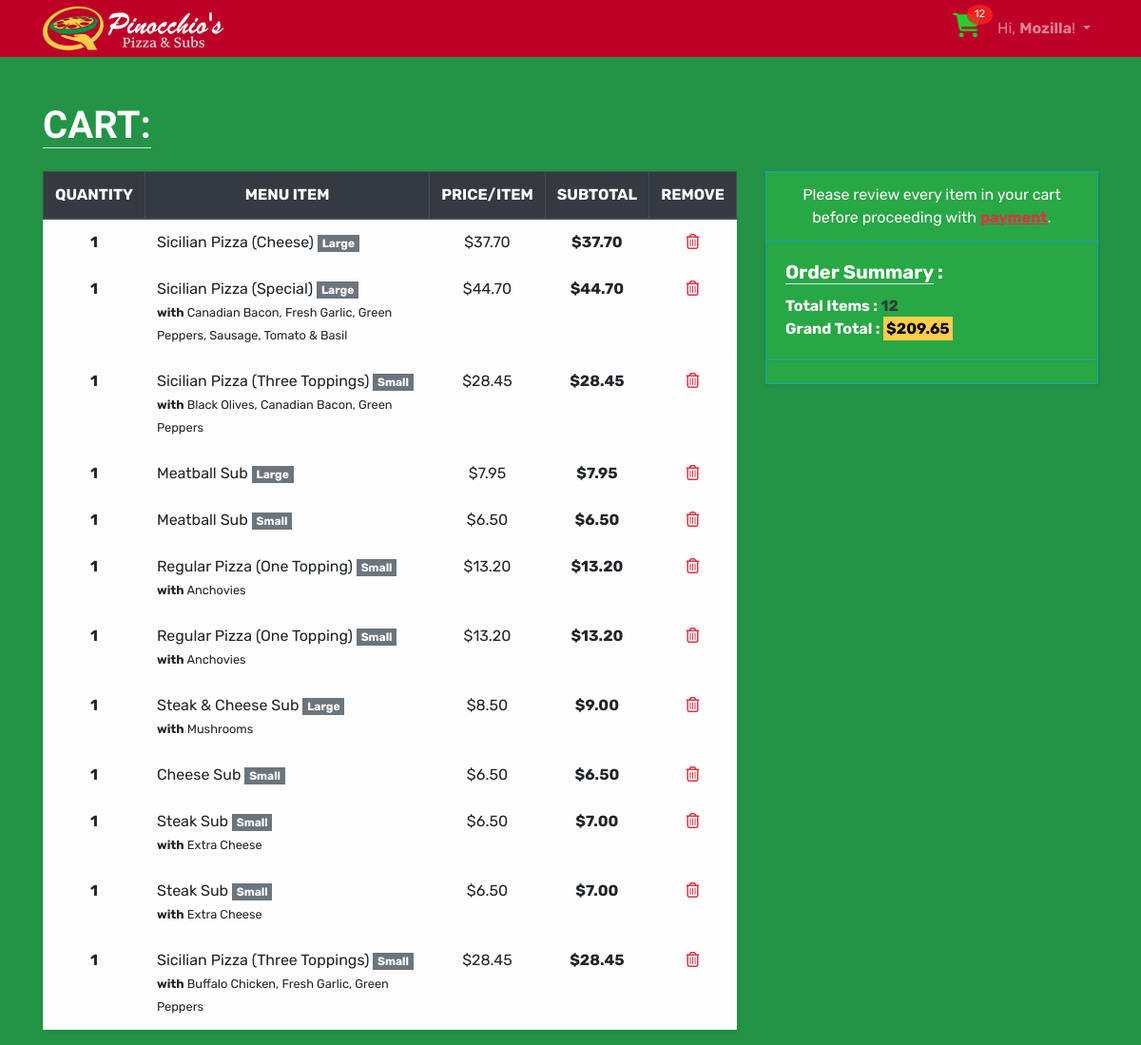
The page /cart/ (signed in) on the database its author committed.
### cart/models.py (models this page shows, shortened)
class CartItem(models.Model):
    ORDER_STATUS = [
        ('CART', 'In Cart'),
        ('PAID', 'Paid'),
        ('CONF', 'Confirmed'),
        ('DLVR', 'Delivered'),
        ('DONE', 'Completed'),
    ]
    user = models.ForeignKey(User, on_delete=models.CASCADE)
    quantity = models.IntegerField()
    category = models.CharField(max_length=200)
    menu_id = models.IntegerField()
    name = models.CharField(max_length=200)
    size = models.CharField(
        max_length=20,
        blank=True,
        null=True,
    )
    addons = models.CharField(
        max_length=200,
        blank=True,
        null=True,
    )
    price = models.DecimalField(max_digits=10, decimal_places=2)
    sub_total = models.DecimalField(max_digits=10, decimal_places=2)
    status = models.CharField(
        max_length=4,
        choices=ORDER_STATUS,
        default='CART',
    )
    added_on = models.DateTimeField(auto_now_add=True)

### cart/views.py (the view)
# urls.py: path("", views.cart, name="cart"),
@login_required
def cart(request):
    user = request.user.id
    cart_items = CartItem.objects.filter(user=user, status='CART')
    context = {
        'cart_items': cart_items,
        'key': settings.STRIPE_PUBLISHABLE_KEY,
    }
    cart_total = 0
    cart_quantity = 0
    for item in cart_items:
        cart_total += item.sub_total
        cart_quantity += item.quantity
    if cart_total != 0:
        context['cart_total'] = format(cart_total, '.2f')
        context['stripe_total'] = str(cart_total).replace('.',"")
    context['cart_quantity'] = cart_quantity
    return render(request, 'cart/cart.html', context)

### templates/cart/cart.html (shortened to what this page needs)
{% extends 'base.html' %}
{% load static %}
    {% block stylesheet %}
    <link rel="stylesheet" href="{% static 'css/cart.css' %}">
    {% endblock %}
    {% block body_content %}
    <div class="container">
      <h1 class="mt-5 mb-4 text-white font-weight-bold text-uppercase" id="cart"><a href="#cart" class="text-decoration-none text-reset border-bottom">Cart:</a></h1>
      {% if cart_items %}
      <div class="row">
        <div class="col-lg-8 rounded">
          <table class="table table-hover table-bordered table-light shadow-sm">
            <thead class="thead-dark">
              <tr class="text-uppercase text-center">
                <th scope="col">Quantity</th>
                <th scope="col">Menu Item</th>
                <th scope="col">Price/Item</th>
                <th scope="col">Subtotal</th>
                <th scope="col">Remove</th>
              </tr>
            </thead>
            <tbody>
              {% for item in cart_items %}
              <tr data-orderid="{{item.id}}">
                <th scope="row" class="text-center">{{item.quantity}}</th>
                <td>
                  {{item.name}}
                  {% if item.size %}
                    <span class="badge badge-secondary rounded-0">{{item.size}}</span>
                  {% endif %}
                  {% if item.addons %}
                    <br>
                    <small><strong>with</strong> {{item.addons}}</small>
                  {% endif %}
                </td>
                <td class="text-center">${{item.price}}</td>
                <td class="text-center"><span class="font-weight-bolder">$</span><span class="font-weight-bold">{{item.sub_total}}</span></td>
                <td class="text-center"><i class="far fa-trash-alt text-danger" title="Remove order?" onclick="deleteOrder(this)"></i></td>
              </tr>
              {% endfor %}
            </tbody>
          </table>
        </div>
        <div class="col-lg-4">
          <div class="card bg-success text-white border-info mb-3 rounded-0 shadow-sm">
            <div class="card-header bg-transparent border-info text-center">Please review every item in your cart before proceeding with <a href="https://stripe.com/docs/testing#cards" target="blank" class="text-danger font-weight-bold"><u>payment</u></a>.</div>
            <div class="card-body text-white shadow-sm">
              <h5 class="card-title font-weight-bold"><span class="border-bottom">Order Summary</span> :</h5>
              <p class="card-text">
                <span class="font-weight-bold">Total Items :
                  <span class="text-dark" id="cart-quantity">{{cart_quantity}}</span>
                </span>
                <br>
                <span class="font-weight-bold">Grand Total
                  <span id="cart-total">
                    : <mark>${{cart_total}}</mark>
                  </span>
                </span>
              </p>
            </div>
            <div class="card-footer bg-transparent border-info text-center">
            </div>
          </div>
        </div>
      </div>
      {% endif %}
    </div>
    {% endblock %}

### templates/base.html (shortened to what this page needs)
{% load static %}<!DOCTYPE html>
<html>
  <head>
    <link rel="stylesheet" href="{% static 'css/bootstrap.min.css' %}">
    <link rel="stylesheet" href="{% static 'css/app.css' %}">
    {% block stylesheet %}{% endblock %}
  </head>
  <body>
    {% block body %}
    <nav class="navbar navbar-expand-sm navbar-dark mt-0 mb-0 pt-0 pb-0">
      <div class="container">
        <a class="navbar-brand" href="{% url 'home' %}">
          <img src="../static/img/logo.png" alt="Pinocchio's Pizza & Subs logo">
        </a>
        <div id="mainMenu">
          {% if user.is_authenticated %}
            <ul class="navbar-nav ml-auto d-flex flex-row">
              <li class="nav-item">
                <a href="{% url 'cart' %}" class="items-in-cart d-inline">
                  <span><i class="fas fa-shopping-cart lg"></i></span>
                  <span class="cart-quantity" {%if cart_quantity == 0 %}style="display: none;"{% endif %}>{{cart_quantity}}</span>
                </a>
              </li>
              <li class="nav-item dropdown">
                <a class="nav-link dropdown-toggle" href="#" id="userMenu" data-toggle="dropdown" aria-haspopup="true" aria-expanded="false">
                  Hi, <span class="font-weight-bold">{{ user.first_name|title }}</span>!
                </a>
              </li>
            </ul>
          {% endif %}
        </div>
      </div>
    </nav>
    {% endblock body %}
    {% block body_content %}
    {% endblock %}
  </body>
</html>

### static/css/app.css (style rules this page uses)
body { font-family: 'Rubik', sans-serif; background-color: #239346; }
.navbar { background-color: #be0027; }

### static/css/cart.css (style rules this page uses)
h1, h3 { font-family: 'Leckerli One', sans-serif; }
mark { background-color: #FFCD4A; }
.items-in-cart { color: #20cf2f; padding: 4px 1px; margin-right: 9px; text-decoration: none; top: 4px; position: relative; display: inline-block; }
#mainMenu > ul > li:nth-child(1) > a > span:nth-child(1) > i { font-size: 1.6em; }
.cart-quantity { position: absolute; top: -12px; right: -12px; padding: 2px 8px; border-radius: 50%; background-color:rgba(253, 31, 31, 0.849); color: white; font-size: 0.7em; }

### rows shown on the page
CartItem: quantity "1", name "Sicilian Pizza (Cheese)", size "Large", price "37.70", sub_total "37.70"
CartItem: quantity "1", name "Sicilian Pizza (Special)", size "Large", addons "Canadian Bacon, Fresh Garlic, Green Peppers, Sausage, Tomato & Basil", price "44.70", sub_total "44.70"
CartItem: quantity "1", name "Sicilian Pizza (Three Toppings)", size "Small", addons "Black Olives, Canadian Bacon, Green Peppers", price "28.45", sub_total "28.45"
CartItem: quantity "1", name "Meatball Sub", size "Large", price "7.95", sub_total "7.95"
CartItem: quantity "1", name "Meatball Sub", size "Small", price "6.50", sub_total "6.50"
CartItem: quantity "1", name "Regular Pizza (One Topping)", size "Small", addons "Anchovies", price "13.20", sub_total "13.20"
CartItem: quantity "1", name "Regular Pizza (One Topping)", size "Small", addons "Anchovies", price "13.20", sub_total "13.20"
CartItem: quantity "1", name "Steak & Cheese Sub", size "Large", addons "Mushrooms", price "8.50", sub_total "9.00"
CartItem: quantity "1", name "Cheese Sub", size "Small", price "6.50", sub_total "6.50"
CartItem: quantity "1", name "Steak Sub", size "Small", addons "Extra Cheese", price "6.50", sub_total "7.00"
CartItem: quantity "1", name "Steak Sub", size "Small", addons "Extra Cheese", price "6.50", sub_total "7.00"
CartItem: quantity "1", name "Sicilian Pizza (Three Toppings)", size "Small", addons "Buffalo Chicken, Fresh Garlic, Green Peppers", price "28.45", sub_total "28.45"

### other values the page prints
{{ cart_quantity }} "12"
{{ user.first_name|title }} "Mozilla"
{{ cart_total }} "209.65"
